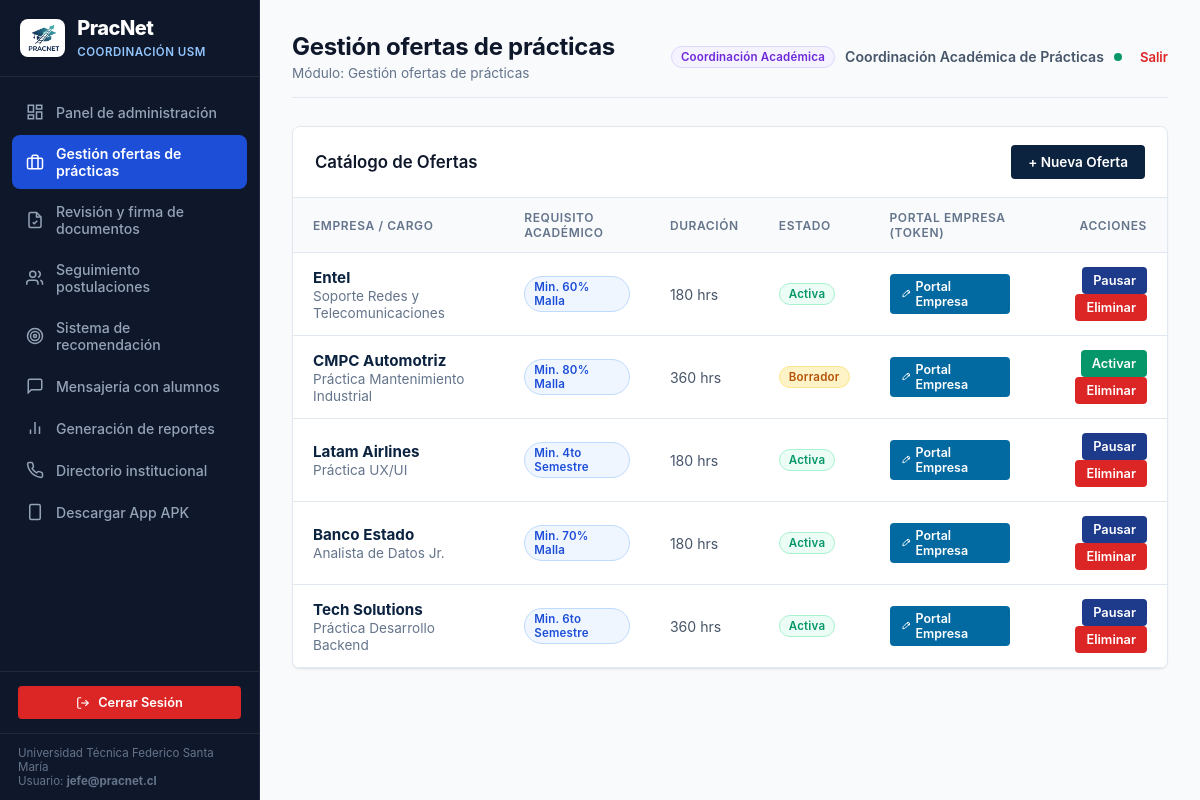
/admin/ofertas (signed in), run on the app's committed database.
### tables this page shows
CREATE TABLE oferta_practica (
            id INTEGER PRIMARY KEY AUTOINCREMENT,
            empresa_id INTEGER NOT NULL REFERENCES empresa(id) ON DELETE CASCADE,
            titulo TEXT NOT NULL,
            descripcion TEXT NOT NULL,
            requisito_academico TEXT DEFAULT 'Min. 70% Malla',
            min_avance_malla INTEGER DEFAULT 65,
            duracion_horas INTEGER DEFAULT 360,
            duracion_meses INTEGER DEFAULT 3,
            modalidad TEXT DEFAULT 'Híbrido' CHECK(modalidad IN ('Híbrido', 'Remoto', 'Presencial')),
            remunerada INTEGER DEFAULT 1,
            monto_remuneracion TEXT DEFAULT '$250.000',
            cupos INTEGER DEFAULT 2,
            habilidades_requeridas TEXT,
            ubicacion TEXT DEFAULT 'Santiago',
            area TEXT DEFAULT 'Tecnología',
            estado TEXT DEFAULT 'Activa' CHECK(estado IN ('Activa', 'Borrador', 'Cerrada')),
            fecha_publicacion TIMESTAMP DEFAULT CURRENT_TIMESTAMP
        , token_acceso TEXT);

CREATE TABLE empresa (
            id INTEGER PRIMARY KEY AUTOINCREMENT,
            usuario_id INTEGER REFERENCES usuario(id) ON DELETE SET NULL,
            nombre TEXT NOT NULL,
            area TEXT NOT NULL,
            direccion TEXT,
            correo_contacto TEXT,
            rut TEXT UNIQUE,
            convenio_vigente INTEGER DEFAULT 1,
            tasa_retencion INTEGER DEFAULT 35
        );

### app/routes_admin.py (the view, shortened to what this page needs)
@admin_bp.route('/ofertas', methods=['GET', 'POST'])
def ofertas():
    with get_db() as conn:
        cursor = conn.cursor()
        cursor.execute("""
            SELECT o.*, e.nombre as empresa_nombre
            FROM oferta_practica o
            JOIN empresa e ON o.empresa_id = e.id
            ORDER BY o.id DESC
        """)
        catalogo = cursor.fetchall()
        cursor.execute("SELECT id, nombre FROM empresa WHERE convenio_vigente = 1 ORDER BY nombre ASC")
        empresas = cursor.fetchall()
    return render_template('admin/ofertas.html', catalogo=catalogo, empresas=empresas)

### app/__init__.py (called while the page is built)
def create_app():
    app = Flask(__name__)
    app.config.from_object(Config)
    os.makedirs(app.config['UPLOAD_FOLDER'], exist_ok=True)
    init_db()
    from app.auth import auth_bp
    from app.routes_admin import admin_bp
    from app.routes_student import student_bp
    from app.routes_empresa import empresa_bp
    app.register_blueprint(auth_bp)
    app.register_blueprint(admin_bp)
    app.register_blueprint(student_bp)
    app.register_blueprint(empresa_bp)
    @app.route('/')
    def index():
        return redirect(url_for('auth.login'))
    @app.errorhandler(404)
    def page_not_found(e):
        return render_template('404.html'), 404
    @app.errorhandler(500)
    def internal_server_error(e):
        return render_template('500.html'), 500
    @app.after_request
    def apply_security_headers(response):
        return add_security_headers(response)
    return app

### app/database.py (called while the page is built)
def get_db_connection():
    conn = sqlite3.connect(Config.DATABASE_PATH)
    conn.row_factory = sqlite3.Row
    conn.execute("PRAGMA foreign_keys = ON;")
    return conn

@contextmanager
def get_db():
    conn = get_db_connection()
    try:
        yield conn
        conn.commit()
    except Exception as e:
        conn.rollback()
        raise e
    finally:
        conn.close()

### app/routes_admin.py (called while the page is built)
@admin_bp.before_request
@role_required(['admin', 'jefe_carrera'])
def restrict_admin():
    pass

### app/security.py (called while the page is built)
def role_required(allowed_roles):
    def decorator(f):
        @wraps(f)
        def decorated_function(*args, **kwargs):
            if 'user_id' not in session:
                flash('Por favor inicia sesión.', 'warning')
                return redirect(url_for('auth.login'))
            if session.get('rol') not in allowed_roles:
                flash('No tienes permisos suficientes para acceder a este módulo.', 'danger')
                return redirect(url_for('auth.unauthorized'))
            return f(*args, **kwargs)
        return decorated_function
    return decorator

def add_security_headers(response):
    response.headers['X-Content-Type-Options'] = 'nosniff'
    response.headers['X-Frame-Options'] = 'SAMEORIGIN'
    response.headers['X-XSS-Protection'] = '1; mode=block'
    response.headers['Referrer-Policy'] = 'strict-origin-when-cross-origin'
    return response

### app/templates/admin/ofertas.html (shortened to what this page needs)
{% extends 'base.html' %}
{% block admin_title %}
<h1>Gestión ofertas de prácticas</h1>
<p>Módulo: Gestión ofertas de prácticas</p>
{% endblock %}
{% block content %}
<div class="table-card">
  <div class="table-header">
    <h3>Catálogo de Ofertas</h3>
    <button onclick="openModal('modal-oferta')" class="btn btn-primary" style="background-color: var(--primary-navy); font-size: 0.85rem;">
      + Nueva Oferta
    </button>
  </div>
  <table class="data-table">
    <thead>
      <tr>
        <th>EMPRESA / CARGO</th>
        <th>REQUISITO ACADÉMICO</th>
        <th>DURACIÓN</th>
        <th>ESTADO</th>
        <th>PORTAL EMPRESA (TOKEN)</th>
        <th style="text-align: right;">ACCIONES</th>
      </tr>
    </thead>
    <tbody>
      {% for of in catalogo %}
      <tr>
        <td>
          <strong style="color: var(--primary-navy); font-size: 0.95rem;">{{ of.empresa_nombre }}</strong><br>
          <span style="color: var(--text-muted); font-size: 0.85rem;">{{ of.titulo }}</span>
        </td>
        <td>
          <span class="badge badge-info">{{ of.requisito_academico }}</span>
        </td>
        <td>
          {{ of.duracion_horas }} hrs
        </td>
        <td>
          {% if of.estado == 'Activa' %}
            <span class="badge badge-success">Activa</span>
          {% elif of.estado == 'Borrador' %}
            <span class="badge badge-warning">Borrador</span>
          {% else %}
            <span class="badge badge-danger">{{ of.estado }}</span>
          {% endif %}
        </td>
        <td>
          {% if of.token_acceso %}
            <a href="{{ url_for('empresa.portal', token=of.token_acceso) }}" target="_blank" class="btn" style="padding: 4px 10px; font-size: 0.78rem; background-color: #0369a1; color: white; display: inline-flex; align-items: center; gap: 4px;">
              <svg width="12" height="12" viewBox="0 0 24 24" fill="none" stroke="currentColor" stroke-width="2" stroke-linecap="round" stroke-linejoin="round"><path d="m15 7 2 2-7.5 7.5a2.5 2.5 0 0 1-1.5.75L4 18l.75-4a2.5 2.5 0 0 1 .75-1.5L13 5a3.5 3.5 0 0 1 5 5Z"/></svg>
              <span>Portal Empresa</span>
            </a>
          {% else %}
            <span style="color: #94a3b8; font-size: 0.75rem;">Sin token</span>
          {% endif %}
        </td>
        <td style="text-align: right;">
          {% if of.estado == 'Activa' %}
            <a href="{{ url_for('admin.cambiar_estado_oferta', oferta_id=of.id, nuevo_estado='Borrador') }}" class="btn btn-primary" style="padding: 5px 10px; font-size: 0.8rem; background-color: #1e3a8a;">Pausar</a>
          {% else %}
            <a href="{{ url_for('admin.cambiar_estado_oferta', oferta_id=of.id, nuevo_estado='Activa') }}" class="btn btn-success" style="padding: 5px 10px; font-size: 0.8rem;">Activar</a>
          {% endif %}
          <form method="POST" action="{{ url_for('admin.eliminar_oferta', oferta_id=of.id) }}" style="display: inline;" onsubmit="return confirm('¿Seguro que deseas eliminar esta oferta?');">
            <button type="submit" class="btn btn-danger" style="padding: 5px 10px; font-size: 0.8rem;">Eliminar</button>
          </form>
        </td>
      </tr>
      {% endfor %}
    </tbody>
  </table>
</div>
{% endblock %}

### app/static/css/pracnet.css (style rules this page uses)
:root { --primary-navy: #0c2340; --primary-slate: #0f172a; --primary-surface: #1e293b; --accent-blue: #1d4ed8; --accent-blue-light: #eff6ff; --accent-gold: #b45309; --accent-gold-light: #fef3c7; --success-green: #059669; --success-light: #ecfdf5; --warning-amber: #d97706; --danger-red: #dc2626; --danger-light: #fef2f2; --bg-page: #f8fafc; --card-bg: #ffffff; --text-primary: #0f172a; --text-secondary: #475569; --text-muted: #64748b; --border-subtle: #e2e8f0; --border-strong: #cbd5e1; --sidebar-width: 260px; --radius-sm: 4px; --radius-md: 8px; --radius-lg: 12px; --shadow-sm: 0 1px 2px 0 rgb(0 0 0 / 0.05); --shadow-md: 0 4px 6px -1px rgb(0 0 0 / 0.07), 0 2px 4px -2px rgb(0 0 0 / 0.07); --shadow-lg: 0 10px 15px -3px rgb(0 0 0 / 0.08), 0 4px 6px -4px rgb(0 0 0 / 0.04); }
* { box-sizing: border-box; margin: 0; padding: 0; font-family: -apple-system, BlinkMacSystemFont, "Segoe UI", Roboto, "Helvetica Neue", Arial, sans-serif; }
body { background-color: var(--bg-page); color: var(--text-primary); min-height: 100vh; display: flex; flex-direction: column; -webkit-font-smoothing: antialiased; }
.content-header h1 { font-size: 1.5rem; font-weight: 700; color: var(--text-primary); letter-spacing: -0.3px; }
.content-header p { font-size: 0.85rem; color: var(--text-muted); margin-top: 4px; }
.table-card { background: var(--card-bg); border-radius: var(--radius-md); border: 1px solid var(--border-subtle); box-shadow: var(--shadow-sm); overflow: hidden; margin-bottom: 28px; }
.table-header { padding: 18px 22px; display: flex; justify-content: space-between; align-items: center; border-bottom: 1px solid var(--border-subtle); background: #ffffff; }
.table-header h3 { font-size: 1.05rem; font-weight: 600; color: var(--text-primary); }
.data-table { width: 100%; border-collapse: collapse; }
.data-table th { background-color: #f8fafc; color: var(--text-muted); font-size: 0.75rem; font-weight: 600; text-transform: uppercase; letter-spacing: 0.6px; text-align: left; padding: 12px 20px; border-bottom: 1px solid var(--border-subtle); }
.data-table td { padding: 14px 20px; border-bottom: 1px solid var(--border-subtle); font-size: 0.88rem; color: var(--text-secondary); }
.badge { display: inline-flex; align-items: center; gap: 4px; padding: 3px 9px; border-radius: 9999px; font-size: 0.72rem; font-weight: 600; letter-spacing: 0.2px; }
.badge-success { background: var(--success-light); color: var(--success-green); border: 1px solid #a7f3d0; }
.badge-warning { background: var(--accent-gold-light); color: var(--accent-gold); border: 1px solid #fde68a; }
.badge-info { background: var(--accent-blue-light); color: var(--accent-blue); border: 1px solid #bfdbfe; }
.btn { display: inline-flex; align-items: center; justify-content: center; gap: 8px; font-weight: 600; padding: 8px 16px; border-radius: var(--radius-sm); border: 1px solid transparent; cursor: pointer; text-decoration: none; font-size: 0.88rem; transition: all 0.15s ease-in-out; }
.btn-primary { background-color: var(--primary-navy); color: #ffffff; }
.btn-success { background-color: var(--success-green); color: #ffffff; }
.btn-danger { background-color: var(--danger-red); color: #ffffff; }

### data on the page
oferta_practica: empresa_nombre "Entel", titulo "Soporte Redes y Telecomunicaciones", requisito_academico "Min. 60% Malla", duracion_horas "180", estado "Activa"
oferta_practica: empresa_nombre "CMPC Automotriz", titulo "Práctica Mantenimiento Industrial", requisito_academico "Min. 80% Malla", duracion_horas "360", estado "Borrador"
oferta_practica: empresa_nombre "Latam Airlines", titulo "Práctica UX/UI", requisito_academico "Min. 4to Semestre", duracion_horas "180", estado "Activa"
oferta_practica: empresa_nombre "Banco Estado", titulo "Analista de Datos Jr.", requisito_academico "Min. 70% Malla", duracion_horas "180", estado "Activa"
oferta_practica: empresa_nombre "Tech Solutions", titulo "Práctica Desarrollo Backend", requisito_academico "Min. 6to Semestre", duracion_horas "360", estado "Activa"

### other printed values
{{ session.get('email') }} "jefe@pracnet.cl"
{{ session.get('nombre') }} "Coordinación Académica de Prácticas"
